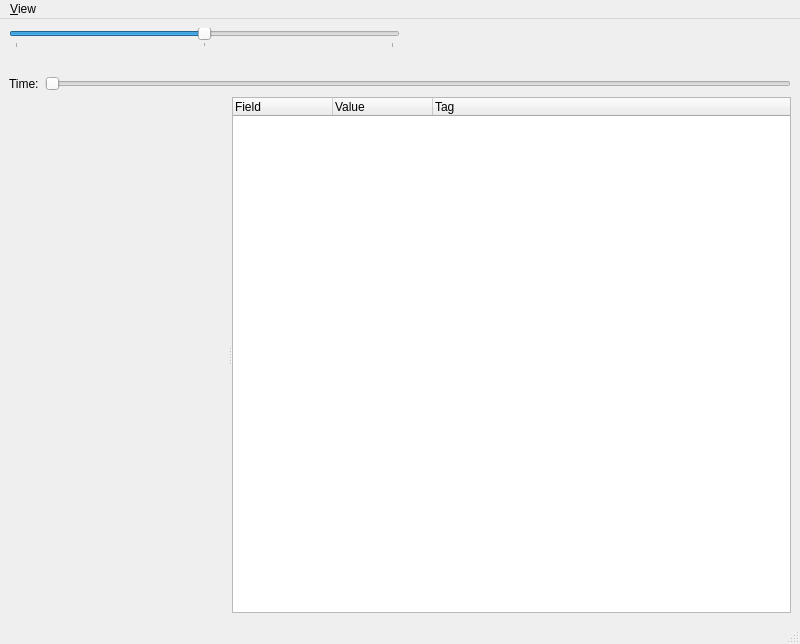
<?xml version="1.0" encoding="UTF-8"?>
<ui version="4.0">
 <class>LogViewer</class>
 <widget class="QMainWindow" name="LogViewer">
  <property name="geometry">
   <rect>
    <x>0</x>
    <y>0</y>
    <width>800</width>
    <height>644</height>
   </rect>
  </property>
  <property name="windowTitle">
   <string>Log Viewer</string>
  </property>
  <widget class="QWidget" name="centralwidget">
   <layout class="QVBoxLayout" name="verticalLayout">
    <item>
     <layout class="QHBoxLayout" name="horizontalLayout">
      <item>
       <widget class="QFrame" name="logControls">
        <property name="sizePolicy">
         <sizepolicy hsizetype="Preferred" vsizetype="Preferred">
          <horstretch>0</horstretch>
          <verstretch>0</verstretch>
         </sizepolicy>
        </property>
        <layout class="QVBoxLayout" name="verticalLayout_4">
         <property name="spacing">
          <number>0</number>
         </property>
         <property name="margin">
          <number>0</number>
         </property>
         <item>
          <widget class="QSlider" name="playbackRate">
           <property name="toolTip">
            <string>Playback Speed</string>
           </property>
           <property name="minimum">
            <number>-600</number>
           </property>
           <property name="maximum">
            <number>600</number>
           </property>
           <property name="orientation">
            <enum>Qt::Horizontal</enum>
           </property>
           <property name="tickPosition">
            <enum>QSlider::TicksBelow</enum>
           </property>
           <property name="tickInterval">
            <number>600</number>
           </property>
          </widget>
         </item>
         <item>
          <layout class="QHBoxLayout" name="horizontalLayout_2">
           <property name="spacing">
            <number>0</number>
           </property>
           <item>
            <spacer name="horizontalSpacer">
             <property name="orientation">
              <enum>Qt::Horizontal</enum>
             </property>
             <property name="sizeHint" stdset="0">
              <size>
               <width>40</width>
               <height>20</height>
              </size>
             </property>
            </spacer>
           </item>
           <item>
            <widget class="QPushButton" name="logBeginning">
             <property name="toolTip">
              <string>Beginning</string>
             </property>
             <property name="icon">
              <iconset resource="log_icons.qrc">
               <normaloff>:/icons/media-skip-backward.png</normaloff>:/icons/media-skip-backward.png</iconset>
             </property>
             <property name="iconSize">
              <size>
               <width>32</width>
               <height>32</height>
              </size>
             </property>
             <property name="flat">
              <bool>true</bool>
             </property>
            </widget>
           </item>
           <item>
            <widget class="QPushButton" name="logPrev">
             <property name="toolTip">
              <string>Previous Frame</string>
             </property>
             <property name="icon">
              <iconset resource="log_icons.qrc">
               <normaloff>:/icons/media-seek-backward.png</normaloff>:/icons/media-seek-backward.png</iconset>
             </property>
             <property name="iconSize">
              <size>
               <width>32</width>
               <height>32</height>
              </size>
             </property>
             <property name="flat">
              <bool>true</bool>
             </property>
            </widget>
           </item>
           <item>
            <widget class="QPushButton" name="logNext">
             <property name="toolTip">
              <string>Next Frame</string>
             </property>
             <property name="icon">
              <iconset resource="log_icons.qrc">
               <normaloff>:/icons/media-seek-forward.png</normaloff>:/icons/media-seek-forward.png</iconset>
             </property>
             <property name="iconSize">
              <size>
               <width>32</width>
               <height>32</height>
              </size>
             </property>
             <property name="flat">
              <bool>true</bool>
             </property>
            </widget>
           </item>
           <item>
            <widget class="QPushButton" name="logEnd">
             <property name="toolTip">
              <string>End</string>
             </property>
             <property name="icon">
              <iconset resource="log_icons.qrc">
               <normaloff>:/icons/media-skip-forward.png</normaloff>:/icons/media-skip-forward.png</iconset>
             </property>
             <property name="iconSize">
              <size>
               <width>32</width>
               <height>32</height>
              </size>
             </property>
             <property name="flat">
              <bool>true</bool>
             </property>
            </widget>
           </item>
           <item>
            <spacer name="horizontalSpacer_2">
             <property name="orientation">
              <enum>Qt::Horizontal</enum>
             </property>
             <property name="sizeHint" stdset="0">
              <size>
               <width>40</width>
               <height>20</height>
              </size>
             </property>
            </spacer>
           </item>
          </layout>
         </item>
        </layout>
       </widget>
      </item>
      <item>
       <spacer name="horizontalSpacer_3">
        <property name="orientation">
         <enum>Qt::Horizontal</enum>
        </property>
        <property name="sizeHint" stdset="0">
         <size>
          <width>40</width>
          <height>20</height>
         </size>
        </property>
       </spacer>
      </item>
     </layout>
    </item>
    <item>
     <layout class="QHBoxLayout" name="horizontalLayout_3">
      <item>
       <widget class="QLabel" name="label">
        <property name="text">
         <string>Time:</string>
        </property>
       </widget>
      </item>
      <item>
       <widget class="QSlider" name="timeSlider">
        <property name="toolTip">
         <string>Time</string>
        </property>
        <property name="orientation">
         <enum>Qt::Horizontal</enum>
        </property>
       </widget>
      </item>
     </layout>
    </item>
    <item>
     <widget class="QSplitter" name="splitter">
      <property name="sizePolicy">
       <sizepolicy hsizetype="Expanding" vsizetype="Expanding">
        <horstretch>0</horstretch>
        <verstretch>0</verstretch>
       </sizepolicy>
      </property>
      <property name="orientation">
       <enum>Qt::Horizontal</enum>
      </property>
      <widget class="FieldView" name="fieldView" native="true">
       <property name="sizePolicy">
        <sizepolicy hsizetype="Expanding" vsizetype="Expanding">
         <horstretch>0</horstretch>
         <verstretch>0</verstretch>
        </sizepolicy>
       </property>
      </widget>
      <widget class="ProtobufTree" name="tree">
       <property name="sizePolicy">
        <sizepolicy hsizetype="Ignored" vsizetype="Expanding">
         <horstretch>0</horstretch>
         <verstretch>0</verstretch>
        </sizepolicy>
       </property>
       <property name="columnCount">
        <number>3</number>
       </property>
       <column>
        <property name="text">
         <string>Field</string>
        </property>
       </column>
       <column>
        <property name="text">
         <string>Value</string>
        </property>
       </column>
       <column>
        <property name="text">
         <string>Tag</string>
        </property>
       </column>
      </widget>
     </widget>
    </item>
   </layout>
  </widget>
  <widget class="QMenuBar" name="menubar">
   <property name="geometry">
    <rect>
     <x>0</x>
     <y>0</y>
     <width>800</width>
     <height>23</height>
    </rect>
   </property>
   <widget class="QMenu" name="menuView">
    <property name="title">
     <string>&amp;View</string>
    </property>
    <widget class="QMenu" name="menuRotation">
     <property name="title">
      <string>R&amp;otation</string>
     </property>
     <addaction name="action0"/>
     <addaction name="action90"/>
     <addaction name="action180"/>
     <addaction name="action270"/>
    </widget>
    <addaction name="menuRotation"/>
    <addaction name="actionRawBalls"/>
    <addaction name="actionRawRobots"/>
    <addaction name="actionCoords"/>
   </widget>
   <addaction name="menuView"/>
  </widget>
  <widget class="QStatusBar" name="statusbar"/>
  <action name="action0">
   <property name="checkable">
    <bool>true</bool>
   </property>
   <property name="checked">
    <bool>true</bool>
   </property>
   <property name="text">
    <string>0</string>
   </property>
  </action>
  <action name="action90">
   <property name="checkable">
    <bool>true</bool>
   </property>
   <property name="text">
    <string>90</string>
   </property>
  </action>
  <action name="action180">
   <property name="checkable">
    <bool>true</bool>
   </property>
   <property name="text">
    <string>180</string>
   </property>
  </action>
  <action name="action270">
   <property name="checkable">
    <bool>true</bool>
   </property>
   <property name="text">
    <string>270</string>
   </property>
  </action>
  <action name="actionRawBalls">
   <property name="checkable">
    <bool>true</bool>
   </property>
   <property name="text">
    <string>Raw &amp;Balls</string>
   </property>
  </action>
  <action name="actionRawRobots">
   <property name="checkable">
    <bool>true</bool>
   </property>
   <property name="text">
    <string>Raw &amp;Robots</string>
   </property>
  </action>
  <action name="actionCoords">
   <property name="checkable">
    <bool>true</bool>
   </property>
   <property name="text">
    <string>&amp;Coordinate Frames</string>
   </property>
  </action>
 </widget>
 <customwidgets>
  <customwidget>
   <class>FieldView</class>
   <extends>QWidget</extends>
   <header location="global">ui/FieldView.hpp</header>
   <container>1</container>
  </customwidget>
  <customwidget>
   <class>ProtobufTree</class>
   <extends>QTreeWidget</extends>
   <header location="global">ui/ProtobufTree.hpp</header>
  </customwidget>
 </customwidgets>
 <resources>
  <include location="main_icons.qrc"/>
  <include location="log_icons.qrc"/>
 </resources>
 <connections/>
</ui>
